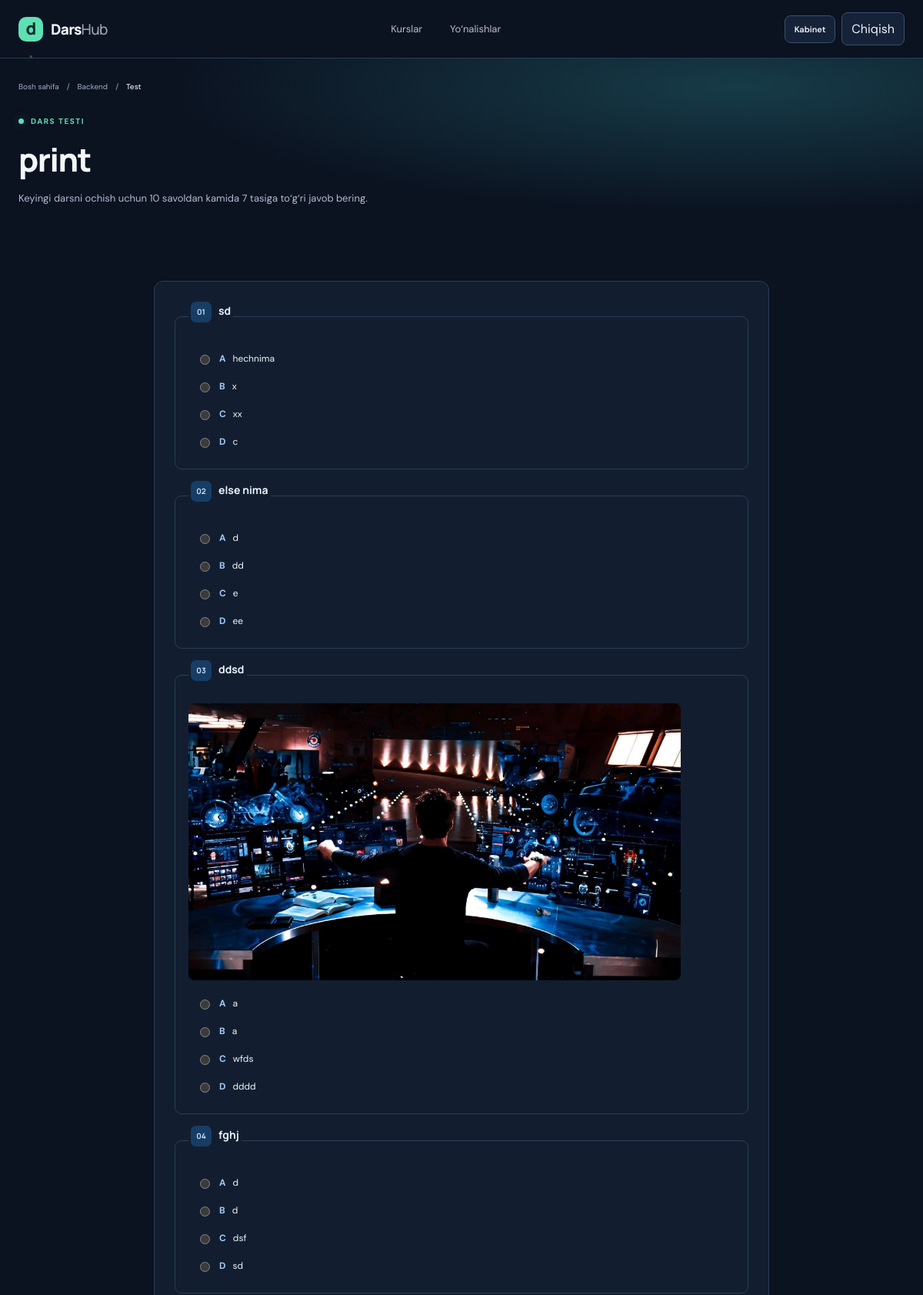
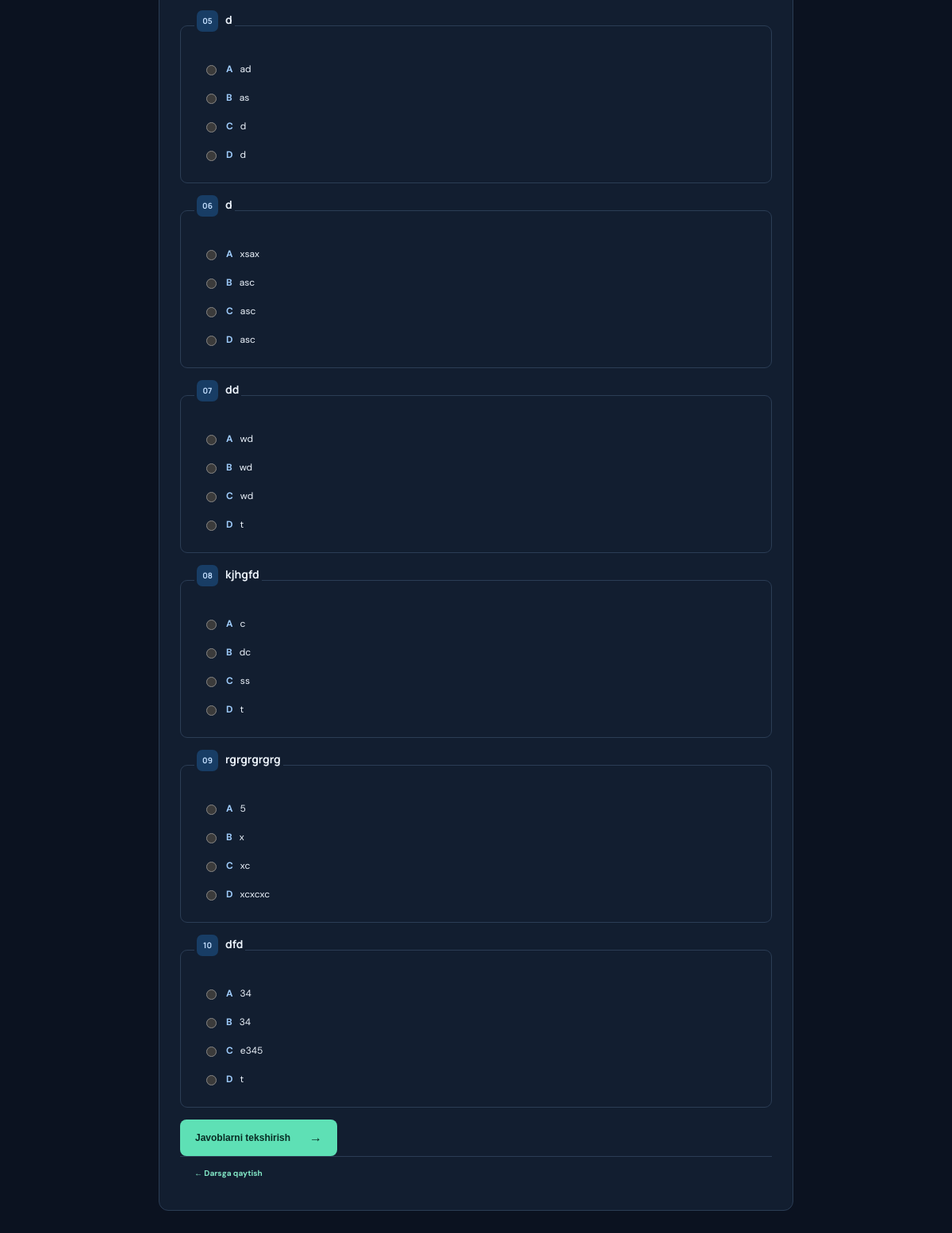
/kurs/backend/dars/1/test/ (signed in), run on the app's committed database (2 pictures, top to bottom).
### academy/models.py (models this page shows, shortened)
class Course(models.Model):
    title = models.CharField("Kurs nomi", max_length=180)
    slug = models.SlugField(unique=True, blank=True)
    category = models.ForeignKey(Category, on_delete=models.PROTECT, related_name="courses", verbose_name="Yo‘nalish")
    description = models.TextField("Qisqacha tavsif")
    cover = models.ImageField("Kurs rasmi", upload_to="courses/", blank=True, null=True)
    level = models.CharField("Daraja", max_length=40, default="Boshlang‘ich")
    duration = models.CharField("Davomiyligi", max_length=40, default="6 hafta")
    published = models.BooleanField("Saytda ko‘rsatish", default=True)
    created_at = models.DateTimeField(auto_now_add=True)
    class Meta:
        verbose_name = "Kurs"
        verbose_name_plural = "Kurslar"
        ordering = ["-created_at"]
    def get_absolute_url(self): return reverse("course_detail", args=[self.slug])

class Lesson(models.Model):
    course = models.ForeignKey(Course, on_delete=models.CASCADE, related_name="lessons", verbose_name="Kurs")
    title = models.CharField("Dars nomi", max_length=180)
    description = models.TextField("Dars haqida", blank=True)
    video_file = models.FileField("Video fayl", upload_to="lessons/videos/", blank=True, null=True, help_text="MP4 video yuklang yoki pastdagi havolani kiriting.")
    video_url = models.URLField("Video havolasi", blank=True, help_text="YouTube yoki Vimeo havolasi")
    order = models.PositiveIntegerField("Dars tartibi", default=1)
    duration = models.CharField("Davomiyligi", max_length=30, blank=True)
    published = models.BooleanField("Saytda ko‘rsatish", default=True)
    class Meta:
        verbose_name = "Dars"
        verbose_name_plural = "Darslar"
        ordering = ["order", "id"]

class LessonQuestion(models.Model):
    OPTION_CHOICES = [("a", "A"), ("b", "B"), ("c", "C"), ("d", "D")]
    lesson = models.ForeignKey(Lesson, on_delete=models.CASCADE, related_name="questions", verbose_name="Dars")
    text = models.CharField("Savol", max_length=500)
    image = models.ImageField("Savol rasmi", upload_to="questions/", blank=True, null=True, help_text="Savolga tegishli rasmni ixtiyoriy yuklang.")
    option_a = models.CharField("A javobi", max_length=300)
    option_b = models.CharField("B javobi", max_length=300)
    option_c = models.CharField("C javobi", max_length=300)
    option_d = models.CharField("D javobi", max_length=300)
    correct_option = models.CharField("To‘g‘ri javob", max_length=1, choices=OPTION_CHOICES)
    order = models.PositiveIntegerField("Tartib", default=1)
    class Meta:
        verbose_name = "Test savoli"
        verbose_name_plural = "Test savollari"
        ordering = ["order", "id"]

### academy/views.py (the view, shortened to what this page needs)
# urls.py: urlpatterns = [path("", views.home, name="home"), path("royxatdan-otish/", views.register, name="register"), path("royxatdan-otish/oqituvchi/", views.register, {"role": "teacher"}, name="teacher_regis
@login_required(login_url="login")
def lesson_quiz(request, slug, lesson_id):
    course = get_object_or_404(Course, slug=slug, published=True)
    lessons = course.lessons.filter(published=True).order_by("order", "id")
    lesson = get_object_or_404(lessons, pk=lesson_id)
    completed = _completed_lessons(request, course)
    if not _lesson_unlocked(lessons, lesson, completed):
        return redirect(f"{course.get_absolute_url()}?lesson={lesson_id}")
    questions = list(lesson.questions.all())
    score = None
    passed = False
    error = ""
    return render(request, "academy/quiz.html", {"course": course, "lesson": lesson, "questions": questions, "score": score, "passed": passed, "error": error, "completed_lessons": completed})

### academy/views.py (called while the page is built)
def _completed_lessons(request, course):
    return set(str(pk) for pk in LessonProgress.objects.filter(user=request.user, lesson__course=course).values_list("lesson_id", flat=True))

def _lesson_unlocked(lessons, lesson, completed):
    previous = [item for item in lessons if (item.order, item.pk) < (lesson.order, lesson.pk)]
    return not previous or str(previous[-1].pk) in completed

### academy/templates/academy/quiz.html (shortened to what this page needs)
{% extends 'academy/base.html' %}
{% block content %}
<section class="course-hero"><div class="shell"><div class="breadcrumbs"><a href="{% url 'home' %}">Bosh sahifa</a><span>/</span><a href="{{ course.get_absolute_url }}">{{ course.title }}</a><span>/</span><b>Test</b></div><div class="quiz-heading"><span class="eyebrow"><span class="pulse"></span> DARS TESTI</span><h1>{{ lesson.title }}</h1><p>Keyingi darsni ochish uchun 10 savoldan kamida 7 tasiga to‘g‘ri javob bering.</p></div></div></section>
<section class="section quiz-section"><div class="shell quiz-card">
{% if error %}<p class="quiz-error">{{ error }}</p>{% endif %}{% if questions|length != 10 %}<div class="quiz-empty"><h2>Test hali tayyor emas</h2><p>Bu dars testida {{ questions|length }} ta savol bor. Administrator 10 ta savol о‘rnatgach, testni ishlashingiz mumkin.</p></div>{% else %}<form method="post" class="quiz-form">{% csrf_token %}{% for q in questions %}<fieldset class="question-card"><legend><span>{{ forloop.counter|stringformat:'02d' }}</span>{{ q.text }}</legend>{% if q.image %}<img class="question-image" src="{{ q.image.url }}" alt="{{ q.text }}">{% endif %}<label><input type="radio" name="question_{{ q.id }}" value="a" required><span>A</span>{{ q.option_a }}</label><label><input type="radio" name="question_{{ q.id }}" value="b"><span>B</span>{{ q.option_b }}</label><label><input type="radio" name="question_{{ q.id }}" value="c"><span>C</span>{{ q.option_c }}</label><label><input type="radio" name="question_{{ q.id }}" value="d"><span>D</span>{{ q.option_d }}</label></fieldset>{% endfor %}<button class="btn btn-primary" type="submit">Javoblarni tekshirish <span>→</span></button></form>{% endif %}
<a class="back-link" href="{{ course.get_absolute_url }}?lesson={{ lesson.id }}">← Darsga qaytish</a></div></section>
{% endblock %}

### data on the page
Course: title "Backend"
Lesson: title "print"
LessonQuestion: text "sd", option_a "hechnima", option_b "x", option_c "xx", option_d "c"
LessonQuestion: text "else nima", option_a "d", option_b "dd", option_c "e", option_d "ee"
LessonQuestion: text "ddsd", image (picture), option_a "a", option_b "a", option_c "wfds", option_d "dddd"
LessonQuestion: text "fghj", option_a "d", option_b "d", option_c "dsf", option_d "sd"
LessonQuestion: text "d", option_a "ad", option_b "as", option_c "d", option_d "d"
LessonQuestion: text "d", option_a "xsax", option_b "asc", option_c "asc", option_d "asc"
LessonQuestion: text "dd", option_a "wd", option_b "wd", option_c "wd", option_d "t"
LessonQuestion: text "kjhgfd", option_a "c", option_b "dc", option_c "ss", option_d "t"
LessonQuestion: text "rgrgrgrgrg", option_a "5", option_b "x", option_c "xc", option_d "xcxcxc"
LessonQuestion: text "dfd", option_a "34", option_b "34", option_c "e345", option_d "t"
